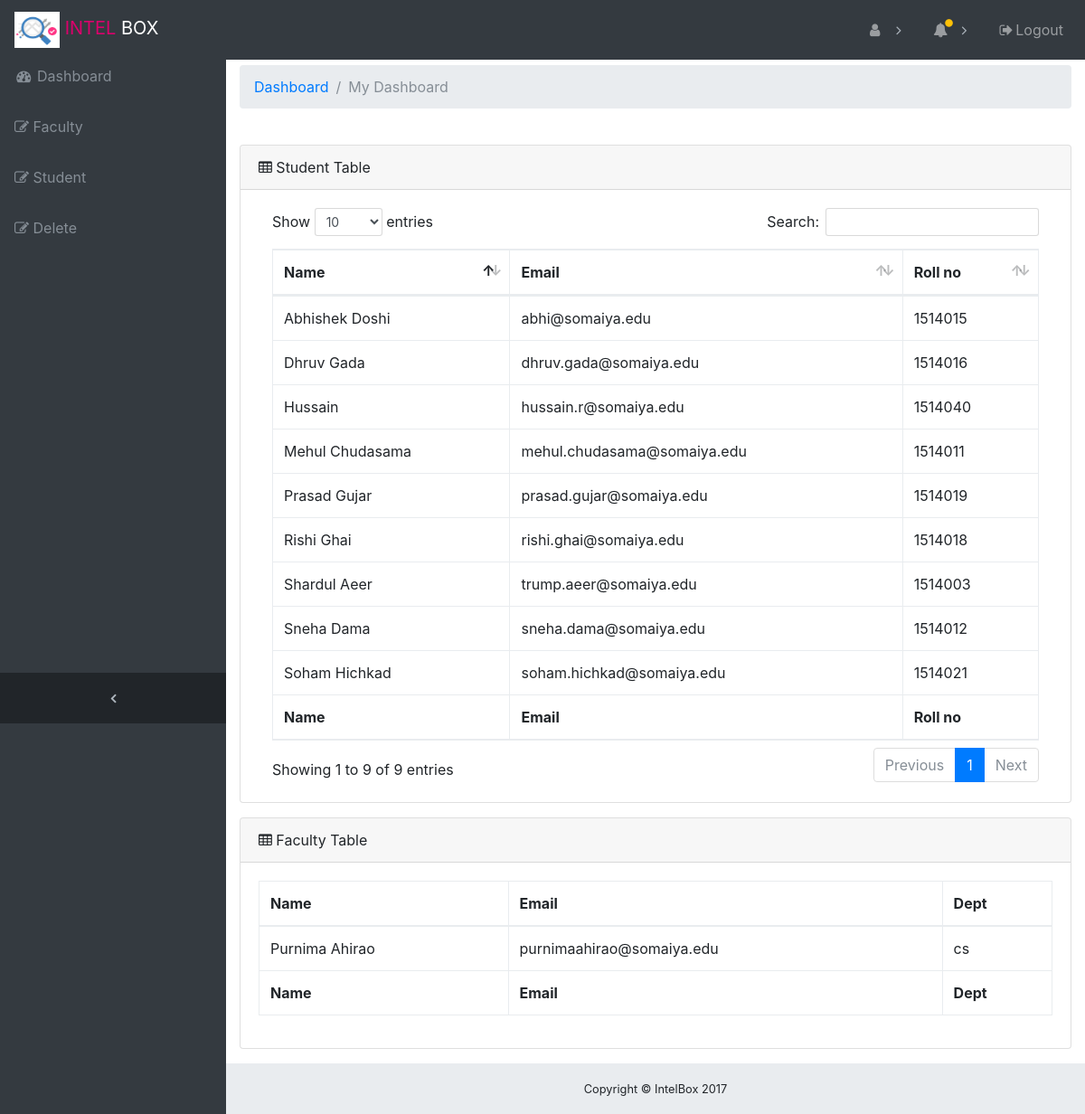
/Homepage/main3.php, run on the app's committed database.
### tables this page shows
CREATE TABLE `register` (
  `name` varchar(30) NOT NULL,
  `email` varchar(50) NOT NULL,
  `rollno` int(11) NOT NULL,
  `pass` varchar(30) NOT NULL
);

CREATE TABLE `f_register` (
  `name` varchar(50) NOT NULL,
  `email` varchar(50) NOT NULL,
  `dept` varchar(50) NOT NULL,
  `pass` varchar(50) NOT NULL
);

### Homepage/main3.php (the view, shortened to what this page needs)
<?php
   include("../Login/Mysql_Config.php");
?>
<!DOCTYPE html>
<html lang="en">
<head>
  <link href="vendor/bootstrap/css/bootstrap.min.css" rel="stylesheet">
  <link href="vendor/font-awesome/css/font-awesome.min.css" rel="stylesheet" type="text/css">
  <link href="vendor/datatables/dataTables.bootstrap4.css" rel="stylesheet">
  <link href="css/sb-admin.css" rel="stylesheet">
  <link href="vendor/bootstrap/css/bootstrap.min.css" rel="stylesheet">
  <link href="vendor/font-awesome/css/font-awesome.min.css" rel="stylesheet" type="text/css">
  <link href="vendor/datatables/dataTables.bootstrap4.css" rel="stylesheet">
  <link href="css/sb-admin.css" rel="stylesheet">
</head>
</head>
<body class="fixed-nav sticky-footer bg-dark" id="page-top">
  <nav class="navbar navbar-expand-lg navbar-dark bg-dark fixed-top" id="mainNav">
    <div class="navbar-brand">
      <img src="css/lg1.png"  height="40px" width="50px"/>
      <span style="color: #dc006c;  z-index: 10;">INTEL</span>
      <span style="left: -4px;">BOX</span>
    </div>
    <div class="collapse navbar-collapse" id="navbarResponsive">
      <ul class="navbar-nav navbar-sidenav" id="exampleAccordion">
        <li class="nav-item" data-toggle="tooltip" data-placement="right" title="Dashboard">
          <a class="nav-link" href="main3.php">
            <i class="fa fa-fw fa-dashboard"></i>
            <span class="nav-link-text">Dashboard</span>
          </a>
        </li>
       <li class="nav-item" data-toggle="tooltip" data-placement="right" title="Upload sheet">
          <a class="nav-link" href="main_crud_f.php">
            <i class="fa fa-pencil-square-o"></i>
            <span class="nav-link-text">Faculty</span>
          </a>
        </li>
		<li class="nav-item" data-toggle="tooltip" data-placement="right" title="Upload sheet">
          <a class="nav-link" href="main_crud_s.php">
            <i class="fa fa-pencil-square-o"></i>
            <span class="nav-link-text">Student</span>
          </a>
        </li>
		<li class="nav-item" data-toggle="tooltip" data-placement="right" title="Upload sheet">
          <a class="nav-link" href="delete.php">
            <i class="fa fa-pencil-square-o"></i>
            <span class="nav-link-text">Delete</span>
          </a>
        </li>
      </ul>
      <ul class="navbar-nav sidenav-toggler">
        <li class="nav-item">
          <a class="nav-link text-center" id="sidenavToggler">
            <i class="fa fa-fw fa-angle-left"></i>
          </a>
        </li>
      </ul>
      <ul class="navbar-nav ml-auto">
        <li class="nav-item dropdown">
          <a class="nav-link dropdown-toggle mr-lg-2" id="messagesDropdown" href="#" data-toggle="dropdown" aria-haspopup="true" aria-expanded="false">
            <i class="fa fa-fw fa-user"></i>
          </a>
        </li>
        <li class="nav-item dropdown">
          <a class="nav-link dropdown-toggle mr-lg-2" id="alertsDropdown" data-toggle="dropdown" aria-haspopup="true" aria-expanded="false">
            <i class="fa fa-fw fa-bell"></i>
            <span class="indicator text-warning d-none d-lg-block">
              <i class="fa fa-fw fa-circle"></i>
            </span>
          </a>
        </li>
        <li class="nav-item">
          <a class="nav-link" data-toggle="modal" data-target="#exampleModal">
            <i class="fa fa-fw fa-sign-out"></i>Logout</a>
        </li>
      </ul>
    </div>
  </nav>
  <div class="content-wrapper">
    <div class="container-fluid">
      <ol class="breadcrumb">
        <li class="breadcrumb-item">
          <a href="#">Dashboard</a>
        </li>
        <li class="breadcrumb-item active">My Dashboard</li>
      </ol>
	  <br>
          <div class="card mb-3">
              <div class="card-header">
          <i class="fa fa-table"></i> Student Table</div>
        <div class="card-body">
          <div class="table-responsive">
            <table class="table table-bordered" id="dataTable" width="100%" cellspacing="0">
              <thead>
                <tr>
                  <th>Name</th>
                  <th>Email</th>
                  <th>Roll no</th>
                </tr>
              </thead>
              <tfoot>
                <tr>
                  <th>Name</th>
                  <th>Email</th>
                  <th>Roll no</th>
                </tr>
              </tfoot>
              <tbody>
			  <?php
				$result = mysqli_query($db,"SELECT * FROM register");
	while($row = mysqli_fetch_array($result))
	{
	echo "<tr>";
	echo "<td>" . $row['name'] . "</td>";
	echo "<td>" . $row['email'] . "</td>";
	echo "<td>" . $row['rollno'] . "</td>";
	echo "</tr>";
	}
			  ?>
              </tbody>
            </table>
          </div>
        </div>
      </div>
      <div class="card mb-3">
        <div class="card-header">
          <i class="fa fa-table"></i> Faculty Table</div>
        <div class="card-body">
          <div class="table-responsive">
            <table class="table table-bordered" id="dataTable" width="100%" cellspacing="0">
              <thead>
                <tr>
                  <th>Name</th>
                  <th>Email</th>
                  <th>Dept</th>
                </tr>
              </thead>
              <tfoot>
                <tr>
				<th>Name</th>
                  <th>Email</th>
                  <th>Dept</th>
                </tr>
              </tfoot>
              <tbody>
			  <?php
				$result = mysqli_query($db,"SELECT * FROM f_register");
	while($row = mysqli_fetch_array($result))
	{
	echo "<tr>";
	echo "<td>" . $row['name'] . "</td>";
	echo "<td>" . $row['email'] . "</td>";
	echo "<td>" . $row['dept'] . "</td>";
	echo "</tr>";
	}
			  ?>
              </tbody>
            </table>
          </div>
        </div>
      </div>
       </div>
</div>
    <footer class="sticky-footer">
      <div class="container">
        <div class="text-center">
          <small>Copyright © IntelBox 2017</small>
        </div>
      </div>
    </footer>
</body>
</html>

### Homepage/css/sb-admin.css (style rules this page uses)
html { position: relative; min-height: 100%; }
body { overflow-x: hidden; }
body.sticky-footer { margin-bottom: 56px; }
body.sticky-footer .content-wrapper { min-height: calc(100vh - 56px - 56px); }
body.fixed-nav { padding-top: 56px; }
.content-wrapper { min-height: calc(100vh - 56px); padding-top: 1rem; }
#mainNav .navbar-collapse { overflow: auto; max-height: 75vh; }
#mainNav .navbar-collapse .navbar-nav .nav-item .nav-link { cursor: pointer; }
#mainNav .navbar-collapse .sidenav-toggler { display: none; }
#mainNav .navbar-collapse .navbar-nav > .nav-item.dropdown > .nav-link { position: relative; min-width: 45px; }
#mainNav .navbar-collapse .navbar-nav > .nav-item.dropdown > .nav-link:after { float: right; width: auto; content: '\f105'; border: none; font-family: 'FontAwesome'; }
#mainNav .navbar-collapse .navbar-nav > .nav-item.dropdown > .nav-link .indicator { position: absolute; top: 5px; left: 21px; font-size: 10px; }
@media (min-width: 992px) { #mainNav .navbar-brand { width: 250px; } }
@media (min-width: 992px) { #mainNav .navbar-collapse { overflow: visible; max-height: none; } }
@media (min-width: 992px) { #mainNav .navbar-collapse .navbar-sidenav { position: absolute; top: 0; left: 0; overflow-x: hidden; overflow-y: auto; -webkit-flex-direction: column; -ms-flex-direction: column; flex-direction: column; margin-top: 56px; } }
@media (min-width: 992px) { #mainNav .navbar-collapse .navbar-sidenav > .nav-item { width: 250px; padding: 0; } }
@media (min-width: 992px) { #mainNav .navbar-collapse .navbar-sidenav > .nav-item > .nav-link { padding: 1em; } }
@media (min-width: 992px) { #mainNav .navbar-collapse .navbar-nav > .nav-item.dropdown > .nav-link { min-width: 0; } }
@media (min-width: 992px) { #mainNav .navbar-collapse .navbar-nav > .nav-item.dropdown > .nav-link:after { width: 24px; text-align: center; } }
#mainNav.fixed-top .sidenav-toggler { display: none; }
@media (min-width: 992px) { #mainNav.fixed-top .navbar-sidenav { height: calc(100vh - 112px); } }
@media (min-width: 992px) { #mainNav.fixed-top .sidenav-toggler { position: absolute; top: 0; left: 0; display: flex; overflow-x: hidden; overflow-y: auto; -webkit-flex-direction: column; -ms-flex-direction: column; flex-direction: column; margin-top: calc(100vh - 56px); } }
@media (min-width: 992px) { #mainNav.fixed-top .sidenav-toggler > .nav-item { width: 250px; padding: 0; } }
@media (min-width: 992px) { #mainNav.fixed-top .sidenav-toggler > .nav-item > .nav-link { padding: 1em; } }
#mainNav.fixed-top.navbar-dark .sidenav-toggler { background-color: #212529; }
#mainNav.fixed-top.navbar-dark .sidenav-toggler a i { color: #adb5bd; }
.content-wrapper { overflow-x: hidden; background: white; }
@media (min-width: 992px) { .content-wrapper { margin-left: 250px; } }
#sidenavToggler i { font-weight: 800; }
#mainNav.navbar-dark .navbar-collapse .navbar-sidenav > .nav-item > .nav-link { color: #868e96; }
#mainNav.navbar-dark .navbar-collapse .navbar-nav > .nav-item.dropdown > .nav-link:after { color: #adb5bd; }
@media (min-width: 992px) { #mainNav.navbar-dark .navbar-collapse .navbar-sidenav { background: #343a40; } }
footer.sticky-footer { position: absolute; right: 0; bottom: 0; width: 100%; height: 56px; background-color: #e9ecef; line-height: 55px; }
@media (min-width: 992px) { footer.sticky-footer { width: calc(100% - 250px); } }

### data on the page
register: name "Abhishek Doshi", email "abhi@somaiya.edu", rollno "1514015"
register: name "Dhruv Gada", email "dhruv.gada@somaiya.edu", rollno "1514016"
register: name "Hussain", email "hussain.r@somaiya.edu", rollno "1514040"
register: name "Mehul Chudasama", email "mehul.chudasama@somaiya.edu", rollno "1514011"
register: name "Prasad Gujar", email "prasad.gujar@somaiya.edu", rollno "1514019"
register: name "Rishi Ghai", email "rishi.ghai@somaiya.edu", rollno "1514018"
register: name "Shardul Aeer", email "trump.aeer@somaiya.edu", rollno "1514003"
register: name "Sneha Dama", email "sneha.dama@somaiya.edu", rollno "1514012"
register: name "Soham Hichkad", email "soham.hichkad@somaiya.edu", rollno "1514021"
f_register: name "Purnima Ahirao", email "purnimaahirao@somaiya.edu", dept "cs"
